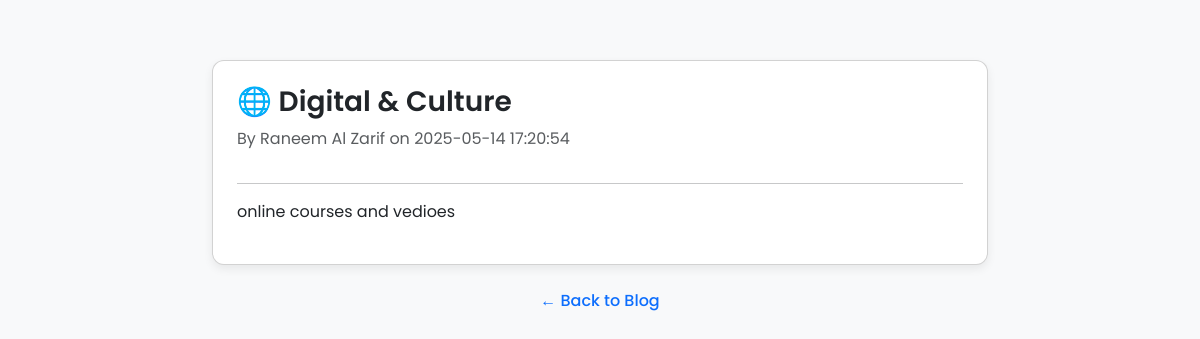
Screenshot of /view_post.php?id=17 with the database file from the repository.
### tables this page shows
CREATE TABLE `posts` (
  `id` int(11) NOT NULL,
  `title` varchar(255) NOT NULL,
  `content` text NOT NULL,
  `author_id` int(11) NOT NULL,
  `created_at` timestamp NOT NULL DEFAULT current_timestamp()
);

CREATE TABLE `users` (
  `id` int(11) NOT NULL,
  `username` varchar(50) NOT NULL,
  `password` varchar(255) NOT NULL
);

### view_post.php (the view, shortened to what this page needs)
<?php
require_once 'connection.php';
$post_id = isset($_GET['id']) ? (int) $_GET['id'] : 0;
$stmt = $conn->prepare("
    SELECT posts.title, posts.content, posts.created_at, users.username
    FROM posts
    JOIN users ON posts.author_id = users.id
    WHERE posts.id = ?
");
$stmt->bind_param("i", $post_id);
$stmt->execute();
$result = $stmt->get_result();
$post = $result->fetch_assoc();
?>
<!DOCTYPE html>
<html lang="en">
<head>
    <link href="https://cdn.jsdelivr.net/npm/bootstrap@5.3.3/dist/css/bootstrap.min.css" rel="stylesheet">
</head>
<body>
<div class="container">
    <div class="card p-4">
        <h2 class="card-title"><?php echo htmlspecialchars($post['title']); ?></h2>
        <p class="text-muted mb-3">By <?php echo htmlspecialchars($post['username']); ?> on <?php echo $post['created_at']; ?></p>
        <hr>
        <p style="white-space: pre-wrap;"><?php echo nl2br(htmlspecialchars($post['content'])); ?></p>
    </div>
    <div class="text-center mt-4">
        <a href="index.php" class="back-link">&larr; Back to Blog</a>
    </div>
</div>
</body>
</html>

### view_post.php (style rules this page uses)
body { background-color: #f8f9fa; font-family: 'Poppins', sans-serif; }
.container { max-width: 800px; margin: 60px auto; }
.card { border-radius: 12px; box-shadow: 0 4px 10px rgba(0,0,0,0.07); }
.card-title { font-size: 1.75rem; font-weight: 600; }
.back-link { text-decoration: none; font-weight: 500; color: #0d6efd; }

### rows the page displays
posts: title "🌐 Digital & Culture", author.username "Raneem Al Zarif", created_at "2025-05-14 17:20:54", content "online courses and vedioes"
